Frame 1 (no input): blank canvas, image omitted
Frame 60 (no input): blank canvas, image omitted
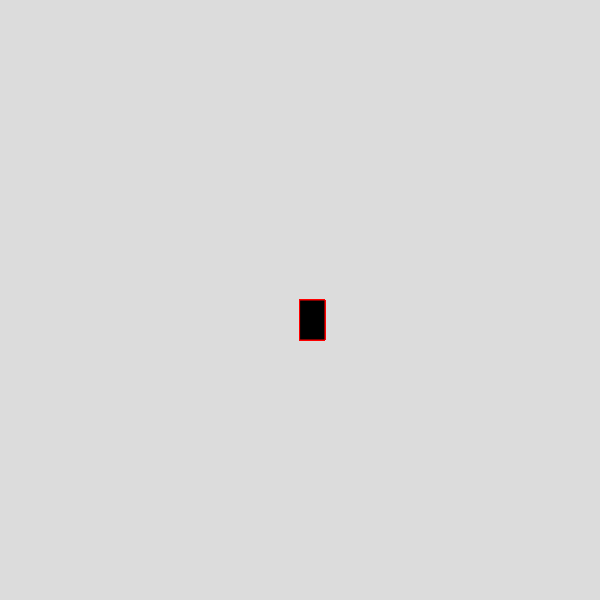
Frame 120 (the mouse pressed at the canvas centre since frame 60)

The p5.js sketch whose frames 1 and 60 were blank and that drew this single picture after the mouse press (run headless with seeded random() and noise() and a simulated clock; from frame 60 on, the mouse is pressed at the canvas centre):

// p5.js sketch
// ── sketch.js
function setup() {
    createCanvas(600, 600);
    background(220);
  }
  
  
  function draw() {
  
    stroke("red");
    fill("black");
  
    // console.log(mouseIsPressed);
  
    if (mouseIsPressed) {
      rect(mouseX, mouseY, 25, 40);
    }
  }
  
